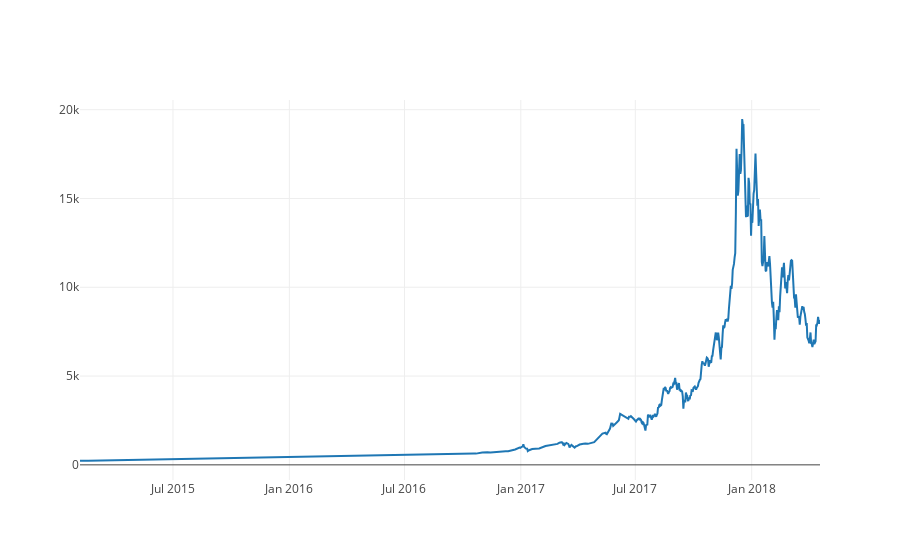

Notebook code for this chart:
### Code cell
btc_trace = go.Scatter(x=data['date'], y=data['price(USD)'], name= 'Price')
py.iplot([btc_trace])

### Figure 1 — Plotly figure (JSON) as saved in the notebook; plotly's stock layout.template omitted (floating-point values rounded to 4 significant figures; data arrays with more than 128 entries replaced by an {"elided": "..."} marker saying what was removed)
{"data": [{"name": "Price", "type": "scatter", "x": {"elided": "1710 str values"}, "y": {"elided": "1710 float values"}}], "layout": {}}
